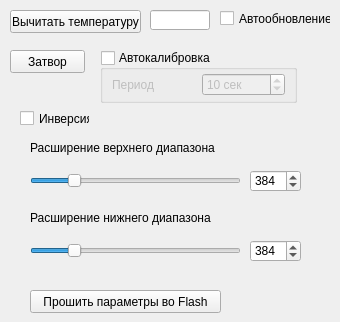
      <widget class="QWidget" name="tab_2">
       <attribute name="title">
        <string>Настройки</string>
       </attribute>
       <widget class="QPushButton" name="pbReadTemp">
        <property name="geometry">
         <rect>
          <x>10</x>
          <y>10</y>
          <width>131</width>
          <height>23</height>
         </rect>
        </property>
        <property name="text">
         <string>Вычитать температуру</string>
        </property>
       </widget>
       <widget class="QCheckBox" name="cbAutoCheck">
        <property name="geometry">
         <rect>
          <x>220</x>
          <y>10</y>
          <width>111</width>
          <height>17</height>
         </rect>
        </property>
        <property name="text">
         <string>Автообновление</string>
        </property>
       </widget>
       <widget class="QLineEdit" name="leReadTemp">
        <property name="geometry">
         <rect>
          <x>150</x>
          <y>10</y>
          <width>60</width>
          <height>20</height>
         </rect>
        </property>
        <property name="maximumSize">
         <size>
          <width>60</width>
          <height>16777215</height>
         </size>
        </property>
        <property name="alignment">
         <set>Qt::AlignCenter</set>
        </property>
       </widget>
       <widget class="QPushButton" name="pbShutter">
        <property name="geometry">
         <rect>
          <x>10</x>
          <y>50</y>
          <width>75</width>
          <height>23</height>
         </rect>
        </property>
        <property name="text">
         <string>Затвор</string>
        </property>
       </widget>
       <widget class="QGroupBox" name="gbAutoClb">
        <property name="geometry">
         <rect>
          <x>100</x>
          <y>50</y>
          <width>197</width>
          <height>53</height>
         </rect>
        </property>
        <property name="title">
         <string>Автокалибровка</string>
        </property>
        <property name="checkable">
         <bool>true</bool>
        </property>
        <property name="checked">
         <bool>false</bool>
        </property>
        <layout class="QHBoxLayout" name="horizontalLayout_5">
         <property name="topMargin">
          <number>0</number>
         </property>
         <property name="bottomMargin">
          <number>0</number>
         </property>
         <item>
          <widget class="QLabel" name="label_15">
           <property name="text">
            <string>Период</string>
           </property>
          </widget>
         </item>
         <item>
          <widget class="QSpinBox" name="sbPeriod">
           <property name="suffix">
            <string> сек</string>
           </property>
           <property name="minimum">
            <number>1</number>
           </property>
           <property name="maximum">
            <number>3600</number>
           </property>
           <property name="value">
            <number>10</number>
           </property>
          </widget>
         </item>
        </layout>
       </widget>
       <widget class="QCheckBox" name="cbInversion">
        <property name="geometry">
         <rect>
          <x>20</x>
          <y>110</y>
          <width>70</width>
          <height>17</height>
         </rect>
        </property>
        <property name="text">
         <string>Инверсия</string>
        </property>
       </widget>
       <widget class="QSlider" name="hsHiDiap">
        <property name="geometry">
         <rect>
          <x>30</x>
          <y>170</y>
          <width>211</width>
          <height>22</height>
         </rect>
        </property>
        <property name="minimum">
         <number>1</number>
        </property>
        <property name="maximum">
         <number>2048</number>
        </property>
        <property name="value">
         <number>384</number>
        </property>
        <property name="orientation">
         <enum>Qt::Horizontal</enum>
        </property>
       </widget>
       <widget class="QSlider" name="hsLowDiap">
        <property name="geometry">
         <rect>
          <x>30</x>
          <y>240</y>
          <width>211</width>
          <height>22</height>
         </rect>
        </property>
        <property name="minimum">
         <number>1</number>
        </property>
        <property name="maximum">
         <number>2048</number>
        </property>
        <property name="value">
         <number>384</number>
        </property>
        <property name="orientation">
         <enum>Qt::Horizontal</enum>
        </property>
       </widget>
       <widget class="QSpinBox" name="sbHiDiap">
        <property name="geometry">
         <rect>
          <x>250</x>
          <y>170</y>
          <width>51</width>
          <height>22</height>
         </rect>
        </property>
        <property name="minimum">
         <number>1</number>
        </property>
        <property name="maximum">
         <number>2048</number>
        </property>
        <property name="value">
         <number>384</number>
        </property>
       </widget>
       <widget class="QSpinBox" name="sbLowDiap">
        <property name="geometry">
         <rect>
          <x>250</x>
          <y>240</y>
          <width>51</width>
          <height>22</height>
         </rect>
        </property>
        <property name="minimum">
         <number>1</number>
        </property>
        <property name="maximum">
         <number>2048</number>
        </property>
        <property name="value">
         <number>384</number>
        </property>
       </widget>
       <widget class="QLabel" name="label_14">
        <property name="geometry">
         <rect>
          <x>30</x>
          <y>140</y>
          <width>221</width>
          <height>16</height>
         </rect>
        </property>
        <property name="text">
         <string>Расширение верхнего диапазона</string>
        </property>
       </widget>
       <widget class="QLabel" name="label_18">
        <property name="geometry">
         <rect>
          <x>30</x>
          <y>210</y>
          <width>181</width>
          <height>16</height>
         </rect>
        </property>
        <property name="text">
         <string>Расширение нижнего диапазона</string>
        </property>
       </widget>
       <widget class="QPushButton" name="pbBurnParsToFlash">
        <property name="geometry">
         <rect>
          <x>30</x>
          <y>290</y>
          <width>191</width>
          <height>23</height>
         </rect>
        </property>
        <property name="text">
         <string>Прошить параметры во Flash</string>
        </property>
       </widget>
      </widget>
